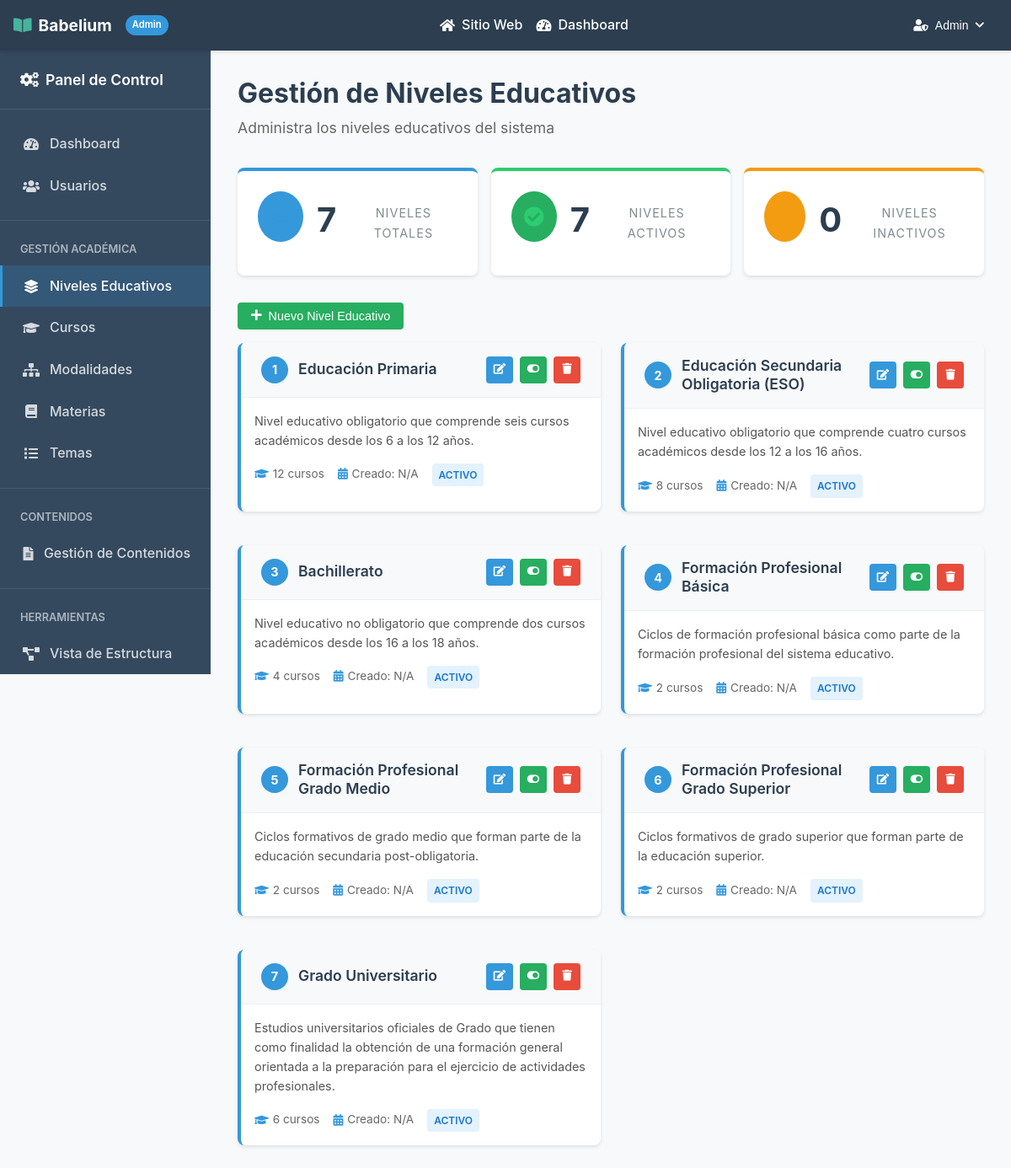
Screenshot of /admin/niveles.php (signed in) with the database file from the repository.
### tables this page shows
CREATE TABLE `niveles_educativos` (
  `id` int(11) NOT NULL,
  `nombre` varchar(100) NOT NULL,
  `descripcion` text DEFAULT NULL,
  `orden` int(11) NOT NULL,
  `activo` tinyint(1) DEFAULT 1
);

### admin/niveles.php (the view, shortened to what this page needs)
<?php
require_once '../db/connection.php';
try {
    $query = "
        SELECT ne.*,
               COALESCE((SELECT COUNT(*) FROM cursos WHERE nivel_id = ne.id), 0) as total_cursos
        FROM niveles_educativos ne
        ORDER BY ne.orden, ne.nombre
    ";
    $result = $conexion->query($query);
    $niveles = [];
    if ($result) {
        while ($row = $result->fetch_assoc()) {
            $niveles[] = $row;
        }
    }
} catch (Exception $e) {
    $niveles = [];
    $mensaje = "Error al cargar los niveles educativos";
    $tipo_mensaje = "error";
}
$total_niveles = count($niveles);
$niveles_activos = array_filter($niveles, function($nivel) {
    return $nivel['activo'] == 1;
});
$total_activos = count($niveles_activos);
$total_inactivos = $total_niveles - $total_activos;
?>
<!DOCTYPE html>
<html lang="es">
<head>
    <link rel="stylesheet" href="https://cdnjs.cloudflare.com/ajax/libs/font-awesome/6.5.0/css/all.min.css">
    <link rel="stylesheet" href="../css/reset.css">
    <link rel="stylesheet" href="../css/style.css">
    <link rel="stylesheet" href="../css/admin.css">
    <link rel="stylesheet" href="../css/admin-niveles.css">
    <link rel="stylesheet" href="../css/components.css">
</head>
<body>
    <?php include_once "../includes/admin_header.php" ?>
    <div class="admin-container">
        <aside class="admin-sidebar">
            <div class="sidebar-header">
                <h3>
                    <i class="fas fa-cogs"></i>
                    Panel de Control
                </h3>
            </div>
            <nav class="sidebar-nav">
                <a href="dashboard.php" class="nav-item">
                    <i class="fas fa-tachometer-alt"></i>
                    <span>Dashboard</span>
                </a>
                <a href="usuarios.php" class="nav-item">
                    <i class="fas fa-users"></i>
                    <span>Usuarios</span>
                </a>
                <div style="border-top: 1px solid rgba(255,255,255,0.1); margin: 1rem 0;"></div>
                <div style="padding: 0.5rem 1.5rem; color: rgba(255,255,255,0.6); font-size: 0.8rem; font-weight: 600; text-transform: uppercase;">
                    Gestión Académica
                </div>
                <a href="niveles.php" class="nav-item active">
                    <i class="fas fa-layer-group"></i>
                    <span>Niveles Educativos</span>
                </a>
                <a href="cursos.php" class="nav-item">
                    <i class="fas fa-graduation-cap"></i>
                    <span>Cursos</span>
                </a>
                <a href="modalidades.php" class="nav-item">
                    <i class="fas fa-sitemap"></i>
                    <span>Modalidades</span>
                </a>
                <a href="materias.php" class="nav-item">
                    <i class="fas fa-book"></i>
                    <span>Materias</span>
                </a>
                <a href="temas.php" class="nav-item">
                    <i class="fas fa-list"></i>
                    <span>Temas</span>
                </a>
                <div style="border-top: 1px solid rgba(255,255,255,0.1); margin: 1rem 0;"></div>
                <div style="padding: 0.5rem 1.5rem; color: rgba(255,255,255,0.6); font-size: 0.8rem; font-weight: 600; text-transform: uppercase;">
                    Contenidos
                </div>
                <a href="contenidos.php" class="nav-item">
                    <i class="fas fa-file-alt"></i>
                    <span>Gestión de Contenidos</span>
                </a>
                <div style="border-top: 1px solid rgba(255,255,255,0.1); margin: 1rem 0;"></div>
                <div style="padding: 0.5rem 1.5rem; color: rgba(255,255,255,0.6); font-size: 0.8rem; font-weight: 600; text-transform: uppercase;">
                    Herramientas
                </div>
                <a href="estructura.php" class="nav-item">
                    <i class="fas fa-project-diagram"></i>
                    <span>Vista de Estructura</span>
                </a>
            </nav>
        </aside>
        <main class="admin-main">
            <div class="admin-header">
                <h1>Gestión de Niveles Educativos</h1>
                <p>Administra los niveles educativos del sistema</p>
            </div>
            <div class="stats-container">
                <div class="stat-card primary">
                    <div class="stat-icon">
                        <i class="fas fa-layer-group"></i>
                    </div>
                    <div class="stat-number"><?php echo $total_niveles; ?></div>
                    <div class="stat-label">Niveles Totales</div>
                </div>
                <div class="stat-card success">
                    <div class="stat-icon">
                        <i class="fas fa-check-circle"></i>
                    </div>
                    <div class="stat-number"><?php echo $total_activos; ?></div>
                    <div class="stat-label">Niveles Activos</div>
                </div>
                <div class="stat-card warning">
                    <div class="stat-icon">
                        <i class="fas fa-pause-circle"></i>
                    </div>
                    <div class="stat-number"><?php echo $total_inactivos; ?></div>
                    <div class="stat-label">Niveles Inactivos</div>
                </div>
            </div>
            <div class="content-actions">
                <button onclick="openModal('createModal')" class="btn btn-success">
                    <i class="fas fa-plus"></i> Nuevo Nivel Educativo
                </button>
            </div>
            <div class="nivel-grid">
                <?php if (empty($niveles)): ?>
                    <div class="no-data">
                        <i class="fas fa-inbox"></i>
                        <p>No se encontraron niveles educativos</p>
                        <small>Crea un nuevo nivel para empezar</small>
                    </div>
                <?php else: ?>
                    <?php foreach ($niveles as $nivel): ?>
                        <div class="nivel-card <?php echo $nivel['activo'] ? '' : 'inactivo'; ?>">
                            <div class="nivel-header">
                                <div class="nivel-title">
                                    <span class="orden"><?php echo $nivel['orden']; ?></span>
                                    <span class="nivel-title-text"><?php echo htmlspecialchars($nivel['nombre']); ?></span>
                                </div>
                                <div class="nivel-actions">
                                    <button onclick="editNivel(<?php echo htmlspecialchars(json_encode($nivel)); ?>)" class="btn btn-sm btn-primary" title="Editar">
                                        <i class="fas fa-edit"></i>
                                    </button>
                                    <form method="POST" style="display: inline;">
                                        <button type="submit" class="btn btn-sm <?php echo $nivel['activo'] ? 'btn-success' : 'btn-secondary'; ?>" title="<?php echo $nivel['activo'] ? 'Desactivar' : 'Activar'; ?>">
                                            <i class="fas fa-<?php echo $nivel['activo'] ? 'toggle-on' : 'toggle-off'; ?>"></i>
                                        </button>
                                    </form>
                                    <button onclick="deleteNivel(<?php echo $nivel['id']; ?>, '<?php echo htmlspecialchars($nivel['nombre']); ?>', <?php echo $nivel['total_cursos']; ?>)" class="btn btn-sm btn-danger" title="Eliminar">
                                        <i class="fas fa-trash"></i>
                                    </button>
                                </div>
                            </div>
                            <div class="nivel-body">
                                <div class="nivel-description">
                                    <?php echo !empty($nivel['descripcion']) ? htmlspecialchars($nivel['descripcion']) : '<em>Sin descripción</em>'; ?>
                                </div>
                                <div class="nivel-meta">
                                    <div class="nivel-meta-item">
                                        <i class="fas fa-graduation-cap"></i>
                                        <span><?php echo $nivel['total_cursos']; ?> cursos</span>
                                    </div>
                                    <div class="nivel-meta-item">
                                        <i class="fas fa-calendar-alt"></i>
                                        <span>Creado: <?php echo isset($nivel['fecha_creacion']) ? date('d/m/Y', strtotime($nivel['fecha_creacion'])) : 'N/A'; ?></span>
                                    </div>
                                    <div class="nivel-meta-item">
                                        <span class="estado-badge <?php echo $nivel['activo'] ? 'estado-activo' : 'estado-inactivo'; ?>">
                                            <?php echo $nivel['activo'] ? 'Activo' : 'Inactivo'; ?>
                                        </span>
                                    </div>
                                </div>
                            </div>
                        </div>
                    <?php endforeach; ?>
                <?php endif; ?>
            </div>
        </main>
    </div>
</body>
</html>

### css/style.css (style rules this page uses)
:root { --primary-color: #4a6fa5; --secondary-color: #166088; --accent-color: #47b39d; --background-color: #f9f9f9; --text-color: #333333; --light-text: #666666; --white: #ffffff; --ods-education: #c5192d; --ods-inequality: #ff9e00; --ods-communities: #56c02b; --spacing-xs: 0.5rem; --spacing-sm: 1rem; --spacing-md: 2rem; --spacing-lg: 3rem; --spacing-xl: 5rem; --border-radius: 0.5rem; }
body { font-family: "Segoe UI", Tahoma, Geneva, Verdana, sans-serif; color: var(--text-color); line-height: 1.6; background-color: var(--background-color); }
h1, h2, h3, h4, h5, h6 { margin-bottom: var(--spacing-sm); line-height: 1.2; }
h1 { font-size: 3rem; font-weight: 700; }
h3 { font-size: 1.5rem; font-weight: 600; }
p { margin-bottom: var(--spacing-sm); }
a { text-decoration: none; color: var(--primary-color); transition: all 0.3s ease; }
nav a { color: var(--white); text-decoration: none; font-weight: 500; transition: color 0.3s ease; white-space: nowrap; }

### css/admin.css (style rules this page uses)
:root { --admin-primary: #2c3e50; --admin-secondary: #34495e; --admin-accent: #3498db; --admin-success: #27ae60; --admin-warning: #f39c12; --admin-danger: #e74c3c; --admin-sidebar-width: 250px; --admin-header-height: 60px; }
.admin-container { display: flex; min-height: calc(100vh - var(--admin-header-height)); background-color: #f8f9fa; }
.admin-sidebar { width: var(--admin-sidebar-width); background-color: var(--admin-secondary); color: var(--white); position: fixed; height: calc(100vh - var(--admin-header-height)); overflow-y: auto; z-index: 100; }
.sidebar-header { padding: 1.5rem; border-bottom: 1px solid rgba(255, 255, 255, 0.1); }
.sidebar-header h3 { margin: 0; font-size: 1.1rem; display: flex; align-items: center; gap: 0.5rem; }
.sidebar-nav { padding: 1rem 0; }
.nav-item { display: flex; align-items: center; gap: 0.75rem; padding: 0.75rem 1.5rem; color: rgba(255, 255, 255, 0.8); text-decoration: none; transition: all 0.3s ease; border-left: 3px solid transparent; }
.nav-item.active { background-color: rgba(52, 152, 219, 0.2); color: var(--white); border-left-color: var(--admin-accent); }
.nav-item i { width: 20px; text-align: center; }
.admin-main { flex: 1; margin-left: var(--admin-sidebar-width); padding: 2rem; overflow-x: auto; }
.admin-header { margin-bottom: 2rem; }
.admin-header h1 { margin: 0 0 0.5rem 0; color: var(--admin-primary); font-size: 2rem; }
.admin-header p { margin: 0; color: #666; font-size: 1.1rem; }
.stat-card { background: white; border-radius: 8px; padding: 1.5rem; box-shadow: 0 2px 4px rgba(0, 0, 0, 0.1); display: flex; align-items: center; gap: 1rem; transition: transform 0.3s ease; }
.stat-icon { width: 60px; height: 60px; border-radius: 50%; display: flex; align-items: center; justify-content: center; font-size: 1.5rem; color: white; }
.stat-card:nth-child(1) .stat-icon { background-color: var(--admin-accent); }
.stat-card:nth-child(2) .stat-icon { background-color: var(--admin-success); }
.stat-card:nth-child(3) .stat-icon { background-color: var(--admin-warning); }
.content-actions { display: flex; gap: 0.5rem; }
.stat-number { display: block; font-size: 1.5rem; font-weight: 700; color: var(--admin-accent); }
.stat-label { font-size: 0.9rem; color: #666; }
.btn { display: inline-flex; align-items: center; gap: 0.5rem; padding: 0.5rem 1rem; border: none; border-radius: 4px; font-size: 0.9rem; font-weight: 500; text-decoration: none; cursor: pointer; transition: all 0.3s ease; }
.btn-sm { padding: 0.3rem 0.6rem; font-size: 0.8rem; }
.btn-primary { background-color: var(--admin-accent); color: white; }
.btn-success { background-color: var(--admin-success); color: white; }
.btn-danger { background-color: var(--admin-danger); color: white; }

### css/components.css (style rules this page uses)
.btn { display: inline-flex; align-items: center; gap: 0.5rem; padding: 0.5rem 1rem; border: none; border-radius: 4px; font-size: 0.9rem; font-weight: 500; text-decoration: none; cursor: pointer; transition: all 0.3s ease; }
.btn-sm { padding: 0.3rem 0.6rem; font-size: 0.8rem; }
.btn-primary { background-color: var(--admin-accent); color: white; }
.btn-success { background-color: var(--admin-success); color: white; }
.btn-danger { background-color: var(--admin-danger); color: white; }

### rows the page displays
niveles_educativos: orden "1", nombre "Educación Primaria", activo 1 (drawn), descripcion "Nivel educativo obligatorio que comprende seis cursos académicos desde los 6 a los 12 años.", total_cursos "12"
niveles_educativos: orden "2", nombre "Educación Secundaria Obligatoria (ESO)", activo 1 (drawn), descripcion "Nivel educativo obligatorio que comprende cuatro cursos académicos desde los 12 a los 16 años.", total_cursos "8"
niveles_educativos: orden "3", nombre "Bachillerato", activo 1 (drawn), descripcion "Nivel educativo no obligatorio que comprende dos cursos académicos desde los 16 a los 18 años.", total_cursos "4"
niveles_educativos: orden "4", nombre "Formación Profesional Básica", activo 1 (drawn), descripcion "Ciclos de formación profesional básica como parte de la formación profesional del sistema educativo.", total_cursos "2"
niveles_educativos: orden "5", nombre "Formación Profesional Grado Medio", activo 1 (drawn), descripcion "Ciclos formativos de grado medio que forman parte de la educación secundaria post-obligatoria.", total_cursos "2"
niveles_educativos: orden "6", nombre "Formación Profesional Grado Superior", activo 1 (drawn), descripcion "Ciclos formativos de grado superior que forman parte de la educación superior.", total_cursos "2"
niveles_educativos: orden "7", nombre "Grado Universitario", activo 1 (drawn), descripcion "Estudios universitarios oficiales de Grado que tienen como finalidad la obtención de una formación general orientada a la preparación para el ejercicio de actividades profesionales.", total_cursos "6"

### other values shown
$usuario_actual['nombre'] "Admin"
$total_niveles "7"
$total_activos "7"
$total_inactivos "0"
